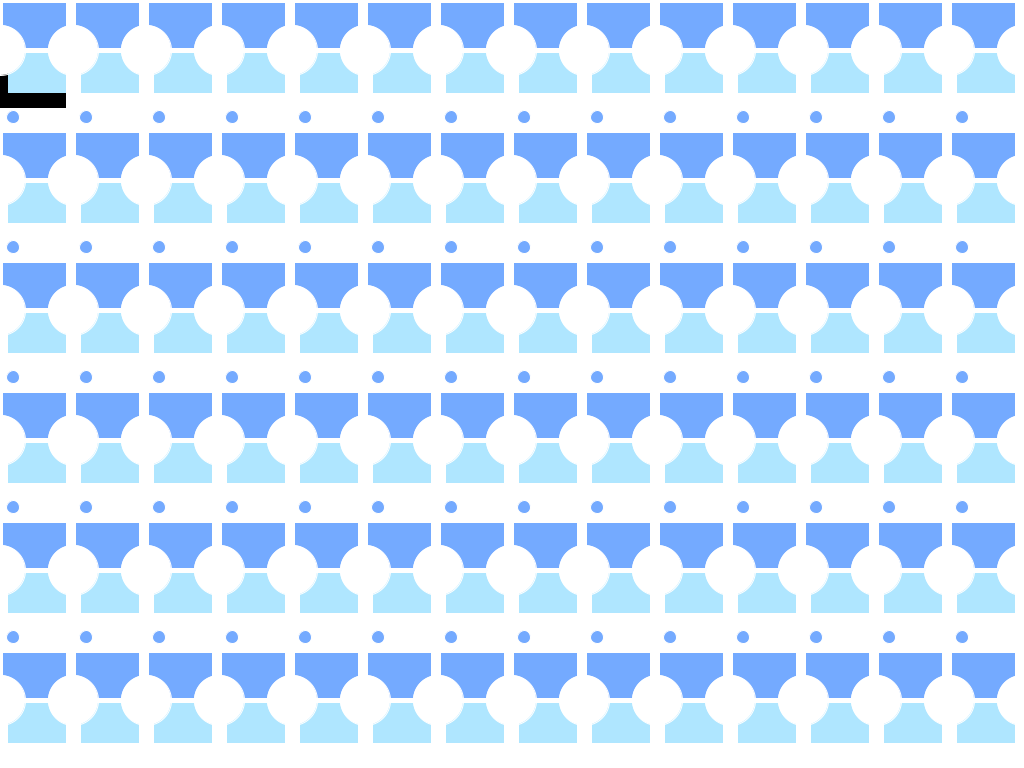
Frame 1 (no input)
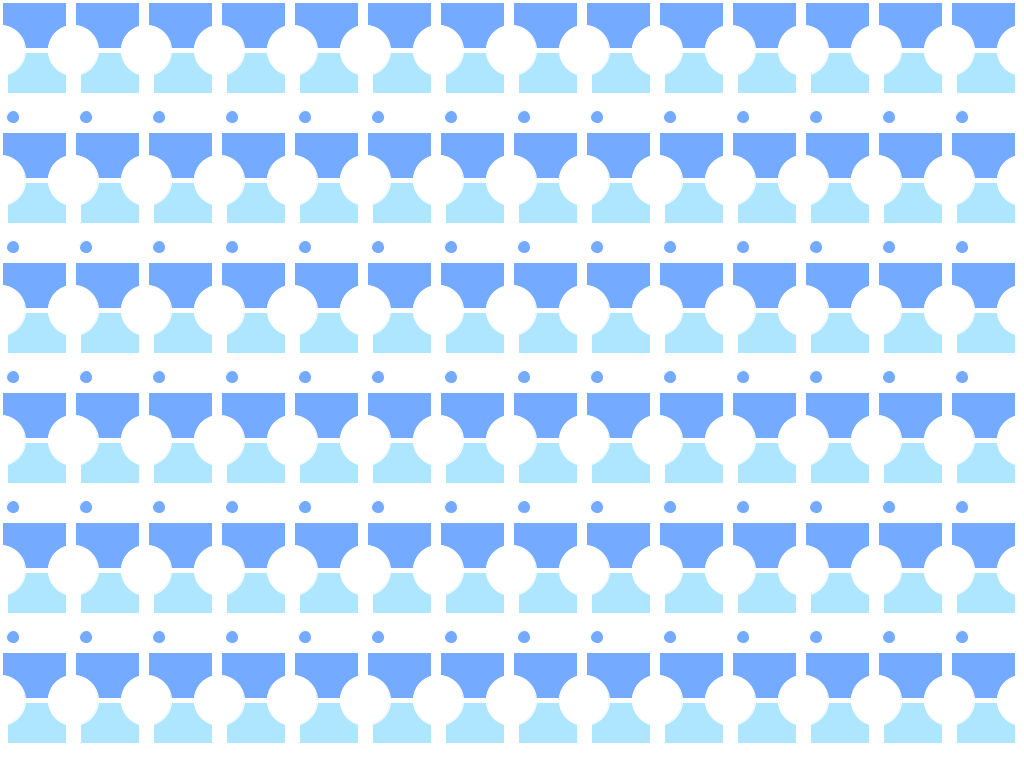
Frame 60 (the mouse pressed at the canvas centre just before this capture)
Frame 120 (the mouse held since frame 60 and released just before this capture): identical to frame 60, image omitted

The Processing sketch that drew these frames (run headless with seeded random() and noise(); from frame 60 on, the mouse is pressed at the canvas centre):

// Processing sketch: processing_147681
// ── processing_147681.pde

// Konkuk University
// Department of Dynamic Media
// SOS iDesign
// Name: KIM Sunhyun
// ID: 201420067

void setup() {
  size (1024, 768);
  background(255);
  smooth();
}

void draw() {

  for (int i = 0; i < 1024; i = i +73) {
    for (int j = 0; j < 768; j = j +130) {


      fill(#AFE6FF);
      strokeWeight (15);      
      rect(i, j, 130, 100);

      fill(#74AAFF);  
      stroke(255);
      strokeWeight(5);
      rect(i, j, 150, 50);

      stroke(255);
      fill(#74AAFF);
      strokeWeight(1);
      ellipse(i-60, j-13, 13, 13);

      fill(255);
      ellipse(i, j+50, 50, 50);
    }
  }
}
